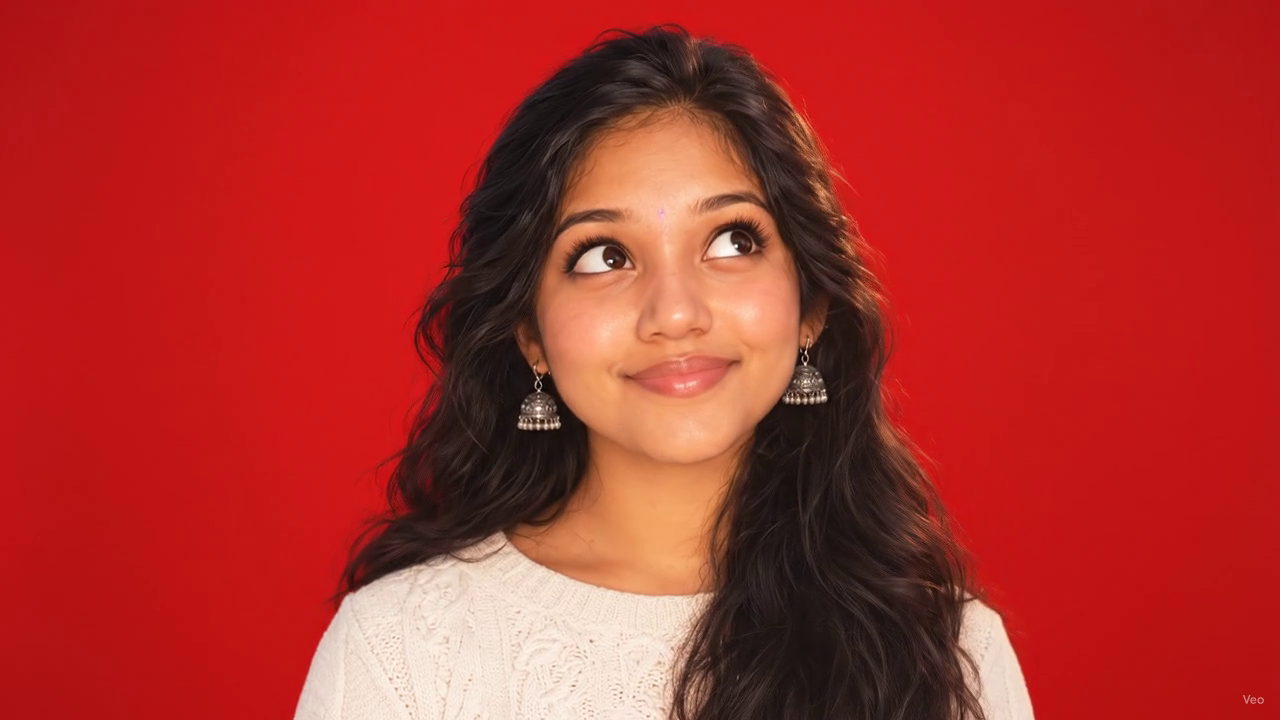
#> input picture frame 19 of public/character.mp4, 1280 x 720 px
$ python check_motion.py
#> lines starting #> are read from the running program, lines starting #| are printed output that depends on the picture
import cv2
import numpy as np

video_path = r"c:\Users\Haneesha\Desktop\Root folder\public\character.mp4"
cap = cv2.VideoCapture(video_path)
total_frames = int(cap.get(cv2.CAP_PROP_FRAME_COUNT))

# Let's inspect the motion across the video
prev_gray = None
diffs = []

for i in range(total_frames):
    ret, frame = cap.read()
    if not ret:
        break
    gray = cv2.cvtColor(frame, cv2.COLOR_BGR2GRAY)
    if prev_gray is not None:
        diff = cv2.absdiff(gray, prev_gray)
        diffs.append((i, np.mean(diff)))
    prev_gray = gray

cap.release()

print("Top 10 highest motion frames:")
for f, d in sorted(diffs, key=lambda x: x[1], reverse=True)[:10]:
    print(f"  Frame {f}: diff {d:.2f}")

print("\n10 lowest motion frames:")
for f, d in sorted(diffs, key=lambda x: x[1])[:10]:
    print(f"  Frame {f}: diff {d:.2f}")

$ run again, starting later in the video
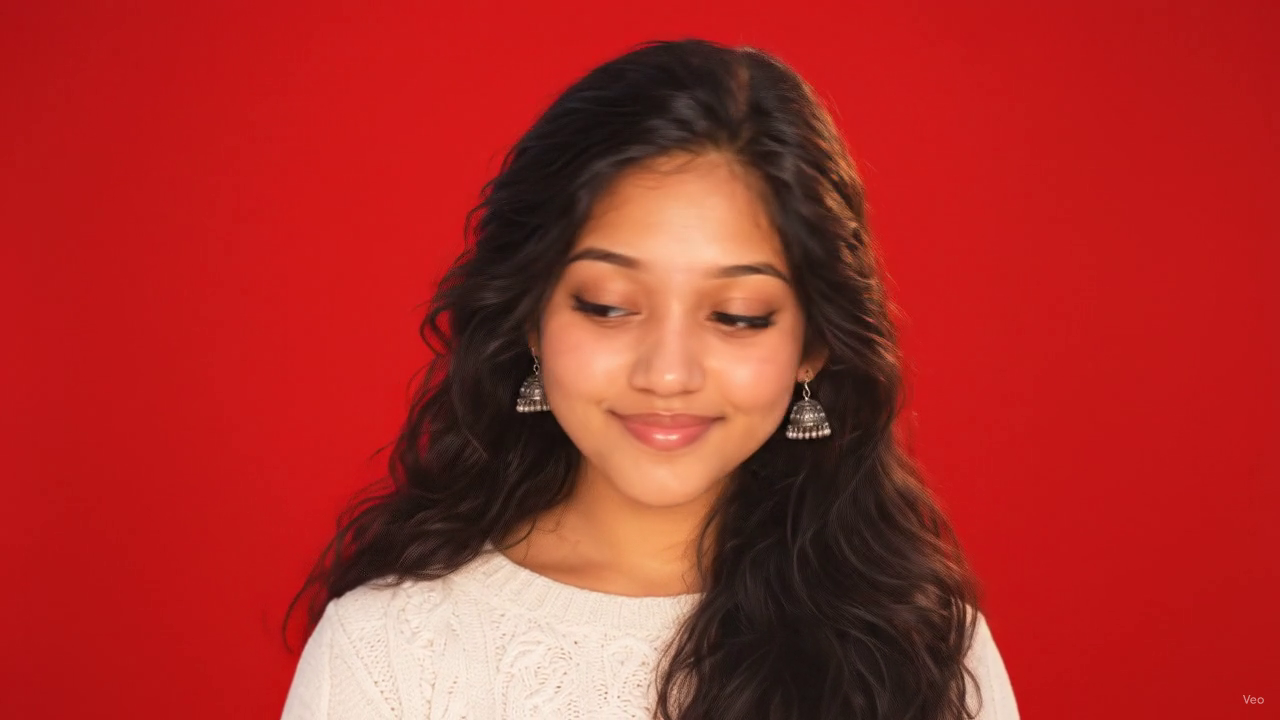
#> input picture frame 86 of public/character.mp4, 1280 x 720 px

$ run again, starting later in the video
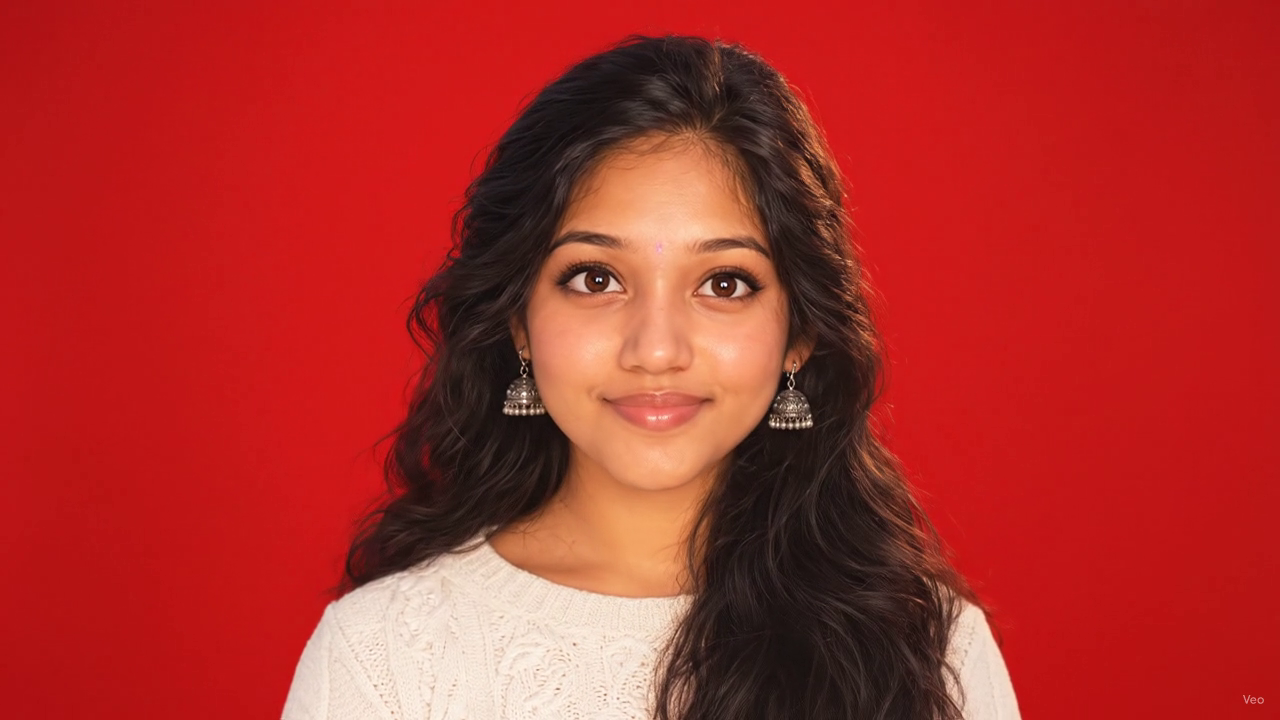
#> input picture frame 153 of public/character.mp4, 1280 x 720 px
